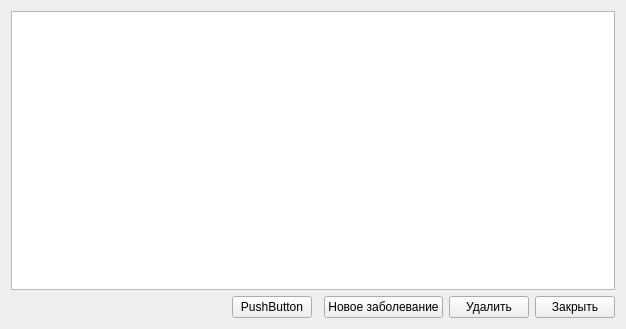
<?xml version="1.0" encoding="UTF-8"?>
<ui version="4.0">
 <class>all_ills_form</class>
 <widget class="QWidget" name="all_ills_form">
  <property name="geometry">
   <rect>
    <x>0</x>
    <y>0</y>
    <width>626</width>
    <height>329</height>
   </rect>
  </property>
  <property name="windowTitle">
   <string>Form</string>
  </property>
  <layout class="QGridLayout" name="gridLayout">
   <item row="0" column="0" colspan="7">
    <widget class="QTableWidget" name="ills_table">
     <property name="selectionMode">
      <enum>QAbstractItemView::SingleSelection</enum>
     </property>
     <property name="selectionBehavior">
      <enum>QAbstractItemView::SelectRows</enum>
     </property>
    </widget>
   </item>
   <item row="1" column="6">
    <widget class="QPushButton" name="close_btn">
     <property name="minimumSize">
      <size>
       <width>40</width>
       <height>20</height>
      </size>
     </property>
     <property name="text">
      <string>Закрыть</string>
     </property>
    </widget>
   </item>
   <item row="1" column="1">
    <spacer name="horizontalSpacer">
     <property name="orientation">
      <enum>Qt::Horizontal</enum>
     </property>
     <property name="sizeType">
      <enum>QSizePolicy::MinimumExpanding</enum>
     </property>
     <property name="sizeHint" stdset="0">
      <size>
       <width>40</width>
       <height>20</height>
      </size>
     </property>
    </spacer>
   </item>
   <item row="1" column="4">
    <widget class="QPushButton" name="add_distributor_btn">
     <property name="minimumSize">
      <size>
       <width>40</width>
       <height>20</height>
      </size>
     </property>
     <property name="text">
      <string>Новое заболевание</string>
     </property>
    </widget>
   </item>
   <item row="1" column="2">
    <widget class="QPushButton" name="pushButton_3">
     <property name="minimumSize">
      <size>
       <width>40</width>
       <height>20</height>
      </size>
     </property>
     <property name="text">
      <string>PushButton</string>
     </property>
    </widget>
   </item>
   <item row="1" column="5">
    <widget class="QPushButton" name="del_ill_btn">
     <property name="minimumSize">
      <size>
       <width>40</width>
       <height>20</height>
      </size>
     </property>
     <property name="text">
      <string>Удалить</string>
     </property>
    </widget>
   </item>
  </layout>
 </widget>
 <resources/>
 <connections>
  <connection>
   <sender>close_btn</sender>
   <signal>clicked()</signal>
   <receiver>all_ills_form</receiver>
   <slot>close()</slot>
   <hints>
    <hint type="sourcelabel">
     <x>468</x>
     <y>353</y>
    </hint>
    <hint type="destinationlabel">
     <x>371</x>
     <y>242</y>
    </hint>
   </hints>
  </connection>
 </connections>
</ui>
